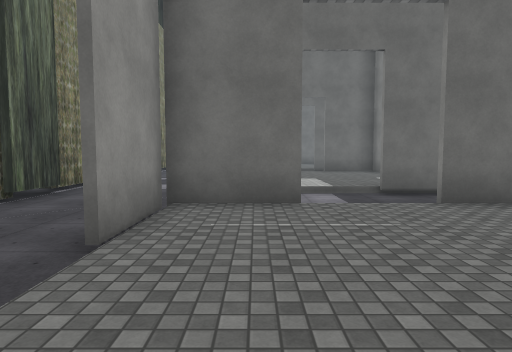
[1] (above)

24 first-person views from a walk through a scene from a Unity 3-D project. The camera is 1.5 m above the floor, tilts 4° down and sees 75° across. The floor is counted in squares, 2 m on a side. Each view is taken from the middle of a square. On the plan, view 1 faces up. The plan holds only what a view shows up to about 11 squares ahead; the rest is blank. The place goes on beyond the plan. The player character is not drawn. Door leaves are left out, so doorways stand open. Some surface patterns are stand-ins.

[2]
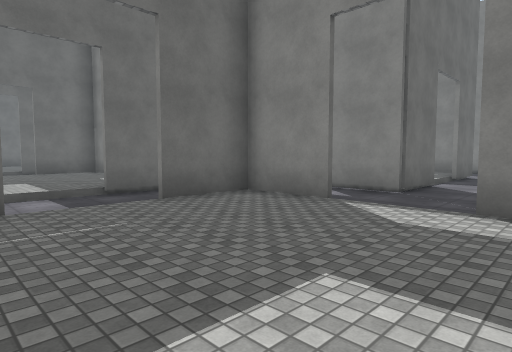

[3]
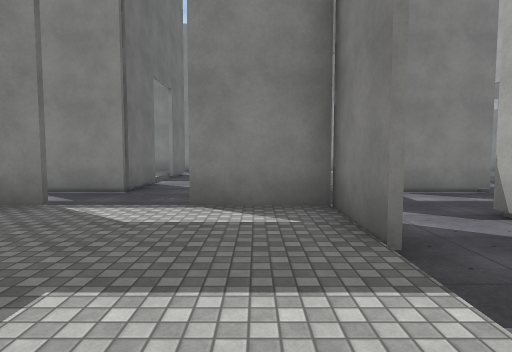

[4]
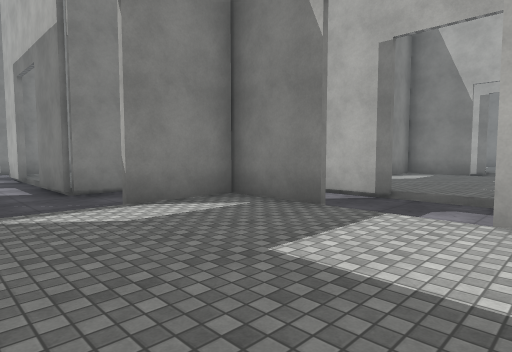

[5]
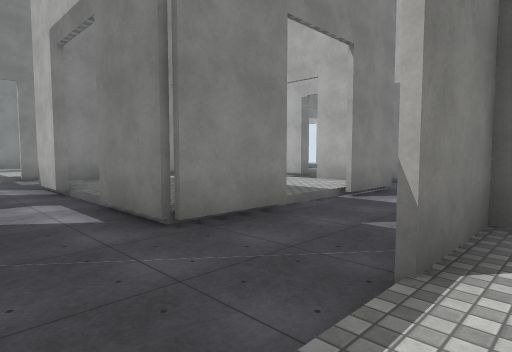

[6]
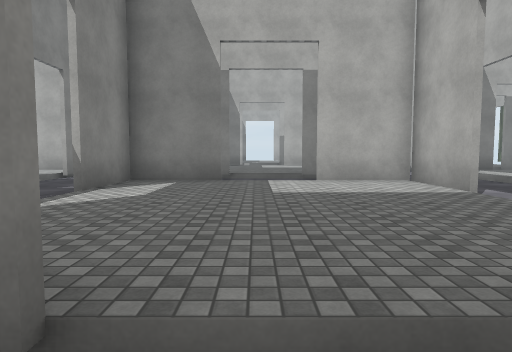

[7]
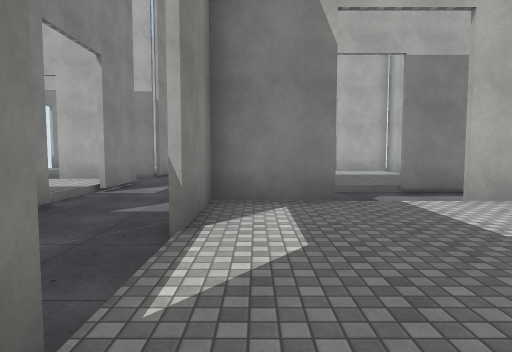

[8]
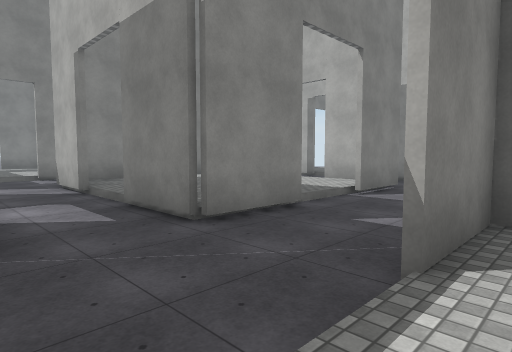

[9]
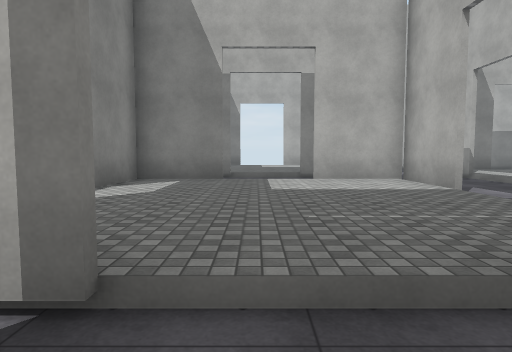

[10]
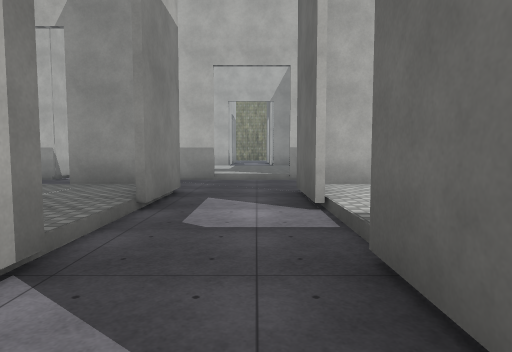

[11]
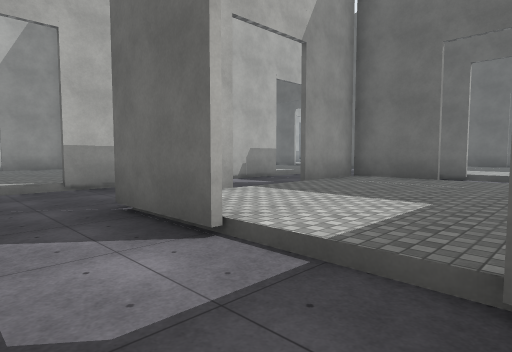

[12]
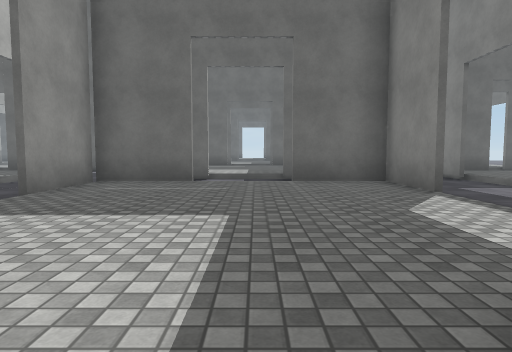

[13]
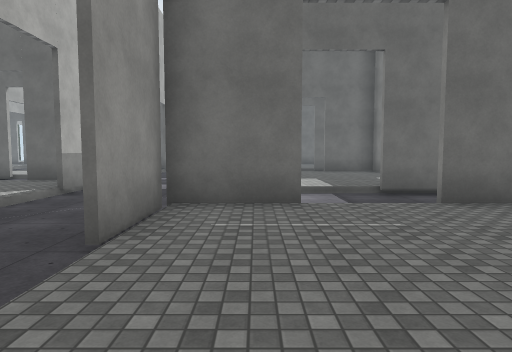

[14]
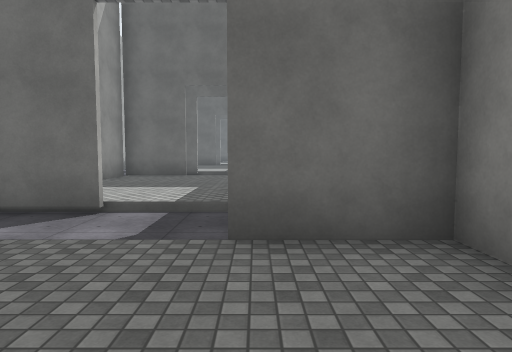

[15]
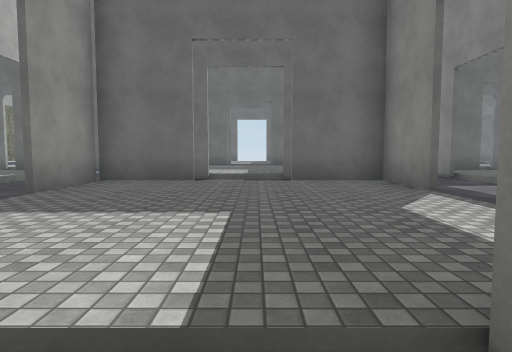

[16]
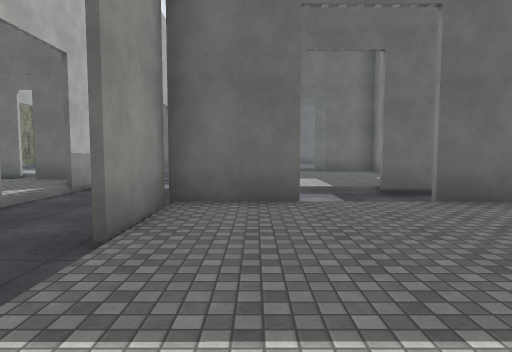

[17]
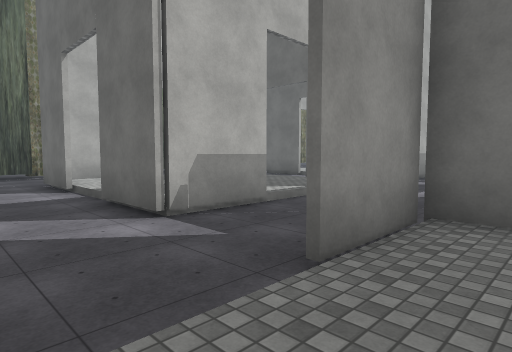

[18]
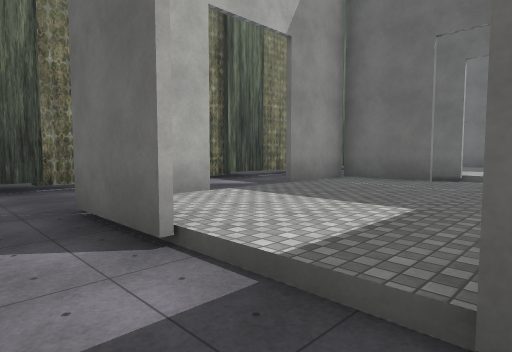

[19]
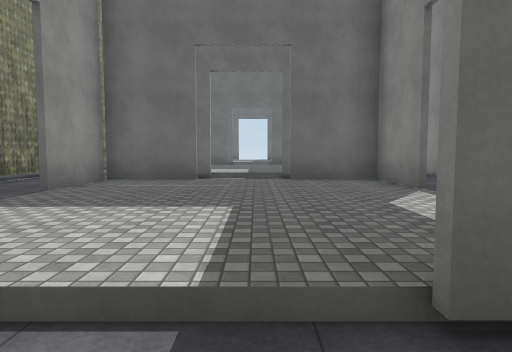

[20]
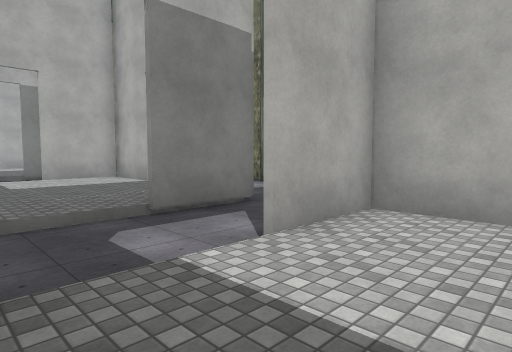

[21]
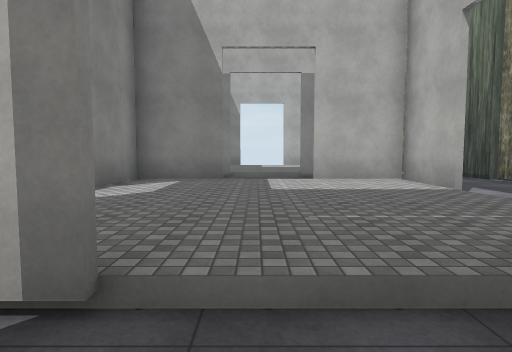

[22]
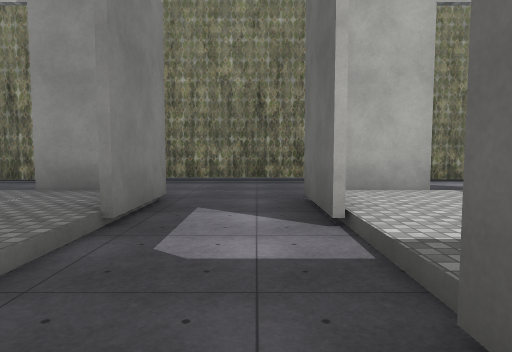

[23]
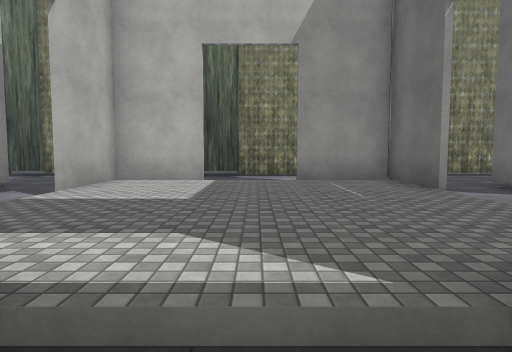

[24]
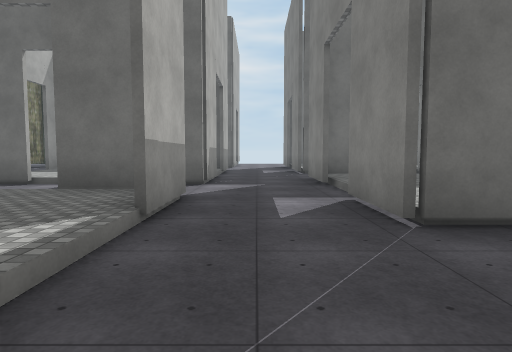

### Floor plan
Key: @ floor where view 1 was taken; # wall or solid block; . main floor; - floor 0.25 m lower than the main floor; D open door; T thing the floor can be seen under or through.
Columns run from 5 left of view 1 to 23 right of it. Each row starts with its distance up from view 1.
 19           D--
 18      ..   D---
 17      ...  #-###
 16 #    #DD###-#.
 15 #-   ---  ---D  ...
 14 #--   DD  ---D.....
 13 #--###DD###-#. ...
 12 #--#......#-#. ...   #.
 11 #---D.....D-###DDTT  -D  ...
 10 #---D.....D-------  --D ....
  9 #--#......#-###DD###-   ...
  8 #--#......#-#......#-   ...
  7 #--###DD###--D.....D-  #DD##
  6 #------------D.....D--  ---
  5  --###DD###--D.....D-###DD###
  4   -#......#-#......#-#......#
  3 #--#......D-###DD###-#......D
  2 #---D.....D-----------D.....D
  1 #---D.....D-###DD###--D.....D
  0 #  #.@....#-#......#-#......
 -1 #--###DD###-#......#-###DD##
 -2 #------------D.....D---------
 -3 #-----DD-----D.....D----DD---
 -4 #--###DD###-#......#-###DD###
 -5 #--#......#-###DD###-#......#
 -6 #-  D.....D- ----   --D.....
 -7 #-- D.....D  ----- ---D.....
 -8 #--#......#  ##DD###-#......#
 -9 #--#......#   ...  #-#......#
-10 #--###DD###   ..   D-###DD###
-11 #-            ..  .D --
-12 #-   #DD#         .#  ##DD#
-13 #     ..                ..

Positions as (right, up) in squares from view 1, and headings:
1: (0, 0), facing up
2: (0, 0), facing up-right
3: (0, 0), facing right
4: (0, 3), facing down-right
5: (4, 3), facing down-right
6: (11, 2), facing down
7: (13, 0), facing down
8: (13, -1), facing down-right
9: (20, -2), facing down
10: (23, -2), facing left
11: (21, -3), facing up-left
12: (20, -2), facing up
13: (18, 0), facing up
14: (12, -2), facing up
15: (11, 2), facing up
16: (9, 4), facing up
17: (9, 5), facing up-left
18: (3, 6), facing up-left
19: (2, 6), facing up
20: (3, 1), facing down-left
21: (2, -2), facing down
22: (4, -2), facing left
23: (6, 2), facing left
24: (6, 8), facing up
